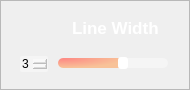
                <widget class="QFrame" name="LINE_THICKNESS">
                 <property name="minimumSize">
                  <size>
                   <width>190</width>
                   <height>90</height>
                  </size>
                 </property>
                 <property name="maximumSize">
                  <size>
                   <width>190</width>
                   <height>90</height>
                  </size>
                 </property>
                 <property name="styleSheet">
                  <string notr="true">QFrame#LINE_THICKNESS{
border:2px solid rgba(255, 255, 255, 70);
border-radius:15px;
}</string>
                 </property>
                 <property name="frameShape">
                  <enum>QFrame::StyledPanel</enum>
                 </property>
                 <property name="frameShadow">
                  <enum>QFrame::Raised</enum>
                 </property>
                 <layout class="QVBoxLayout" name="verticalLayout_23">
                  <item>
                   <widget class="QPushButton" name="ToggleBotton_5">
                    <property name="sizePolicy">
                     <sizepolicy hsizetype="Expanding" vsizetype="Fixed">
                      <horstretch>0</horstretch>
                      <verstretch>0</verstretch>
                     </sizepolicy>
                    </property>
                    <property name="minimumSize">
                     <size>
                      <width>0</width>
                      <height>30</height>
                     </size>
                    </property>
                    <property name="maximumSize">
                     <size>
                      <width>16777215</width>
                      <height>30</height>
                     </size>
                    </property>
                    <property name="font">
                     <font>
                      <family>Nirmala UI</family>
                      <pointsize>13</pointsize>
                      <italic>false</italic>
                      <bold>true</bold>
                     </font>
                    </property>
                    <property name="cursor">
                     <cursorShape>ArrowCursor</cursorShape>
                    </property>
                    <property name="mouseTracking">
                     <bool>true</bool>
                    </property>
                    <property name="focusPolicy">
                     <enum>Qt::StrongFocus</enum>
                    </property>
                    <property name="contextMenuPolicy">
                     <enum>Qt::DefaultContextMenu</enum>
                    </property>
                    <property name="layoutDirection">
                     <enum>Qt::LeftToRight</enum>
                    </property>
                    <property name="autoFillBackground">
                     <bool>false</bool>
                    </property>
                    <property name="styleSheet">
                     <string notr="true">QPushButton{
background-image:url(:/setting /images/newsize/line.png);
background-repeat: no-repeat;
background-position: left center;
border: none;
border-left: 20px solid transparent;
text-align: left;
padding-left: 40px;
padding-bottom: 4px;
color: white;
font: 700 13pt &quot;Nirmala UI&quot;;
}</string>
                    </property>
                    <property name="text">
                     <string>Line Width</string>
                    </property>
                    <property name="icon">
                     <iconset theme="zoom-out">
                      <normaloff>C:/Users/Administrator/YOLOv8-QingYong</normaloff>C:/Users/Administrator/YOLOv8-QingYong</iconset>
                    </property>
                    <property name="autoDefault">
                     <bool>false</bool>
                    </property>
                    <property name="default">
                     <bool>false</bool>
                    </property>
                    <property name="flat">
                     <bool>false</bool>
                    </property>
                   </widget>
                  </item>
                  <item>
                   <widget class="QFrame" name="frame_5">
                    <property name="sizePolicy">
                     <sizepolicy hsizetype="Preferred" vsizetype="Preferred">
                      <horstretch>0</horstretch>
                      <verstretch>0</verstretch>
                     </sizepolicy>
                    </property>
                    <property name="minimumSize">
                     <size>
                      <width>0</width>
                      <height>20</height>
                     </size>
                    </property>
                    <property name="maximumSize">
                     <size>
                      <width>16777215</width>
                      <height>20</height>
                     </size>
                    </property>
                    <layout class="QHBoxLayout" name="horizontalLayout_21">
                     <property name="spacing">
                      <number>10</number>
                     </property>
                     <property name="leftMargin">
                      <number>8</number>
                     </property>
                     <property name="topMargin">
                      <number>0</number>
                     </property>
                     <property name="rightMargin">
                      <number>10</number>
                     </property>
                     <property name="bottomMargin">
                      <number>0</number>
                     </property>
                     <item>
                      <widget class="QDoubleSpinBox" name="line_spinbox">
                       <property name="cursor">
                        <cursorShape>PointingHandCursor</cursorShape>
                       </property>
                       <property name="styleSheet">
                        <string notr="true">QDoubleSpinBox {
border: 0px solid lightgray;
border-radius: 2px;
background-color: rgba(255,255,255,90);
font: 600 9pt &quot;Segoe UI&quot;;
}
        
QDoubleSpinBox::up-button {
width: 10px;
height: 9px;
margin: 0px 3px 0px 0px;
border-image: url(:/setting /images/newsize/box_up.png);
}
QDoubleSpinBox::up-button:pressed {
margin-top: 1px;
}
            
QDoubleSpinBox::down-button {
width: 10px;
height: 9px;
margin: 0px 3px 0px 0px;
border-image:url(:/setting /images/newsize/box_down.png);
}
QDoubleSpinBox::down-button:pressed {
margin-bottom: 1px;
}</string>
                       </property>
                       <property name="decimals">
                        <number>0</number>
                       </property>
                       <property name="minimum">
                        <double>0.000000000000000</double>
                       </property>
                       <property name="maximum">
                        <double>5.000000000000000</double>
                       </property>
                       <property name="singleStep">
                        <double>1.000000000000000</double>
                       </property>
                       <property name="value">
                        <double>3.000000000000000</double>
                       </property>
                      </widget>
                     </item>
                     <item>
                      <widget class="QSlider" name="line_slider">
                       <property name="cursor">
                        <cursorShape>PointingHandCursor</cursorShape>
                       </property>
                       <property name="styleSheet">
                        <string notr="true">QSlider::groove:horizontal {
border: none;
height: 10px;
background-color: rgba(255,255,255,90);
border-radius: 5px;
}

QSlider::handle:horizontal {
width: 10px;
margin: -1px 0px -1px 0px;
border-radius: 3px;
background-color: white;
}

QSlider::sub-page:horizontal {
background-color:  qradialgradient(cx:0, cy:0, radius:1, fx:0.1, fy:0.1, stop:0 rgb(253, 139, 133),  stop:1 rgb(248, 194, 152));
border-radius: 5px;
}</string>
                       </property>
                       <property name="minimum">
                        <number>0</number>
                       </property>
                       <property name="maximum">
                        <number>5</number>
                       </property>
                       <property name="pageStep">
                        <number>1</number>
                       </property>
                       <property name="value">
                        <number>3</number>
                       </property>
                       <property name="orientation">
                        <enum>Qt::Horizontal</enum>
                       </property>
                      </widget>
                     </item>
                    </layout>
                   </widget>
                  </item>
                 </layout>
                </widget>
